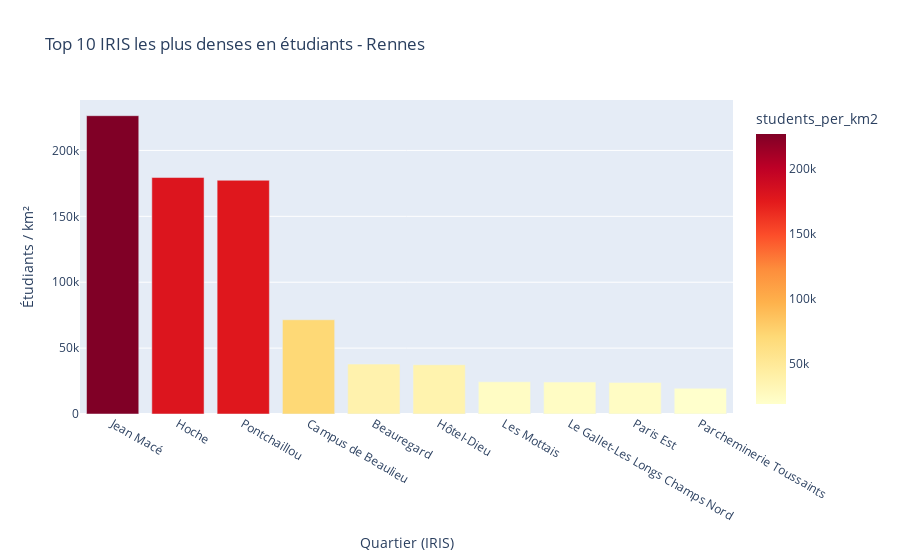

Source (notebook cell):
### Code cell
top10_iris = iris_rennes_stats.sort_values(by='students_per_km2', ascending=False).head(10)

fig = px.bar(
    top10_iris,
    x='LIB_IRIS',
    y='students_per_km2',
    hover_data=['nb_etudiants','area_km2','nb_etabs'],
    color='students_per_km2',
    color_continuous_scale='YlOrRd',
    title="Top 10 IRIS les plus denses en étudiants - Rennes"
)

fig.update_layout(xaxis_title="Quartier (IRIS)", yaxis_title="Étudiants / km²")
fig.show()

### Figure 1 — Plotly figure (JSON) as saved in the notebook; plotly's stock layout.template omitted (floating-point values rounded to 4 significant figures)
{"data": [{"customdata": [[58900.0, 0.2602, 96.0], [25760.0, 0.1435, 45.0], [229000.0, 1.291, 317.0], [102100.0, 1.427, 286.0], [65650.0, 1.734, 116.0], [5701.0, 0.1525, 24.0], [11570.0, 0.4732, 24.0], [17060.0, 0.7043, 39.0], [5162.0, 0.2151, 34.0], [3860.0, 0.198, 24.0]], "hovertemplate": "LIB_IRIS=%{x}<br>students_per_km2=%{marker.color}<br>nb_etudiants=%{customdata[0]}<br>area_km2=%{customdata[1]}<br>nb_etabs=%{customdata[2]}<extra></extra>", "legendgroup": "", "marker": {"color": [226400.0, 179400.0, 177400.0, 71510.0, 37850.0, 37370.0, 24450.0, 24210.0, 23990.0, 19500.0], "coloraxis": "coloraxis", "pattern": {"shape": ""}}, "name": "", "orientation": "v", "showlegend": false, "textposition": "auto", "type": "bar", "x": ["Jean Macé", "Hoche", "Pontchaillou", "Campus de Beaulieu", "Beauregard", "Hôtel-Dieu", "Les Mottais", "Le Gallet-Les Longs Champs Nord", "Paris Est", "Parcheminerie Toussaints"], "xaxis": "x", "y": [226400.0, 179400.0, 177400.0, 71510.0, 37850.0, 37370.0, 24450.0, 24210.0, 23990.0, 19500.0], "yaxis": "y"}], "layout": {"barmode": "relative", "coloraxis": {"colorbar": {"title": {"text": "students_per_km2"}}, "colorscale": [[0, "rgb(255,255,204)"], [0.125, "rgb(255,237,160)"], [0.25, "rgb(254,217,118)"], [0.375, "rgb(254,178,76)"], [0.5, "rgb(253,141,60)"], [0.625, "rgb(252,78,42)"], [0.75, "rgb(227,26,28)"], [0.875, "rgb(189,0,38)"], [1, "rgb(128,0,38)"]]}, "legend": {"tracegroupgap": 0}, "title": {"text": "Top 10 IRIS les plus denses en étudiants - Rennes"}, "xaxis": {"anchor": "y", "domain": [0, 1], "title": {"text": "Quartier (IRIS)"}}, "yaxis": {"anchor": "x", "domain": [0, 1], "title": {"text": "Étudiants / km²"}}}}
